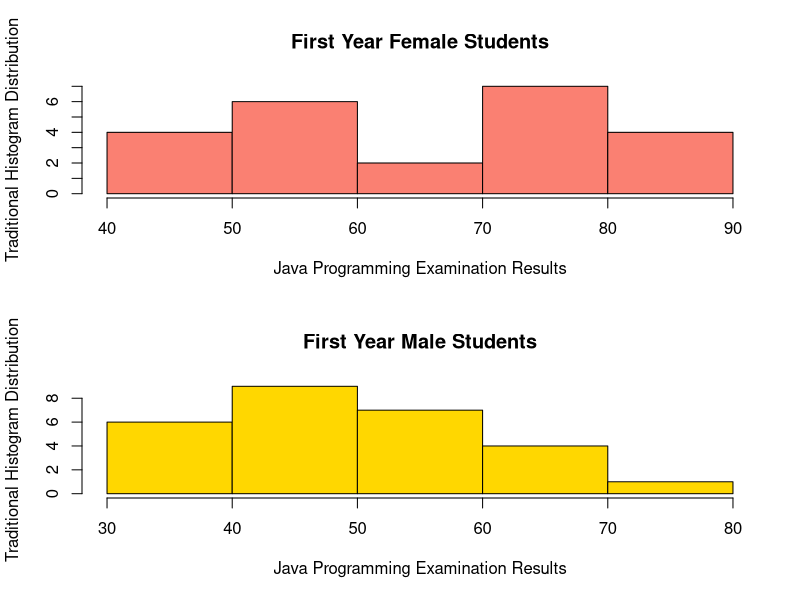
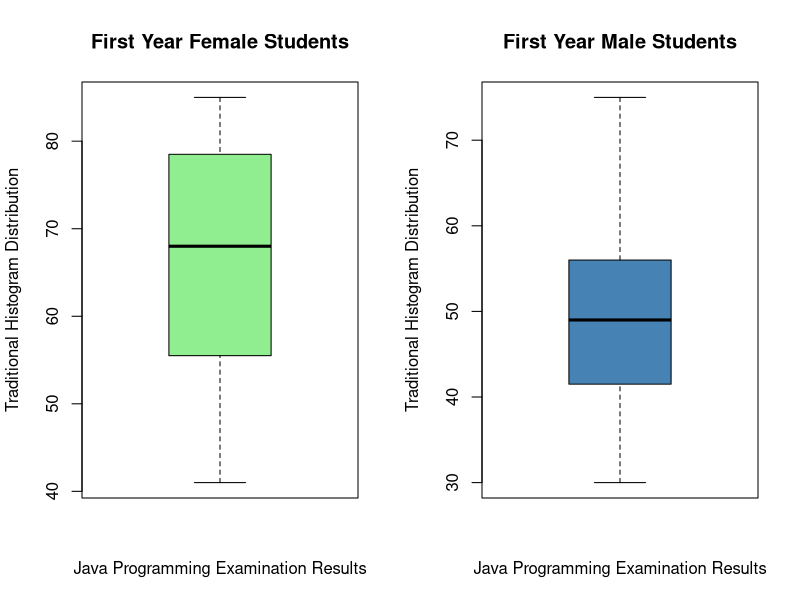

The R source for these figures, in order:
# In a class of 50 students of computing, 23 are female and 27 are male. 
# The results of their first-year Java programming examination are given as follows

Females <- c(57, 59, 78, 79, 60, 65, 68, 71, 75, 48, 51, 55, 56, 41, 43,
             44, 75, 78, 80, 81, 83, 83, 85)
Males <- c( 48, 49, 49, 30, 30, 31, 32, 35, 37, 41, 86, 42, 51, 53, 56,
            42, 44, 50, 51, 65, 67, 51, 56, 58, 64, 64, 75)

Dataset <- c(Females, Males)
# If it was discovered that the mark for the 34th student was entered incorrectly 
# Should have been 46 instead of 86, use an appropriate editing procedure to change this.

Dataset[34] <- 46
Males[11] <- 46

stem(Females); stem(Males)
# Form the stem-and-leaf display for each gender, and discuss the advantages of this representation compared to the traditional histogram; 
par(mfrow=c(2,1))

hist(Females, col = 'salmon', main = "First Year Female Students", xlab = "Java Programming Examination Results", ylab = "Traditional Histogram Distribution")
hist(Males, col = 'gold', main = "First Year Male Students", xlab = "Java Programming Examination Results", ylab = "Traditional Histogram Distribution")


# Construct a box-plot for each gender and discuss the findings. 
par(mfrow=c(1,2))
boxplot(Females, col = 'lightgreen', main = "First Year Female Students", xlab = "Java Programming Examination Results", ylab = "Traditional Histogram Distribution")
boxplot(Males, col = 'steelblue', main = "First Year Male Students", xlab = "Java Programming Examination Results", ylab = "Traditional Histogram Distribution")
